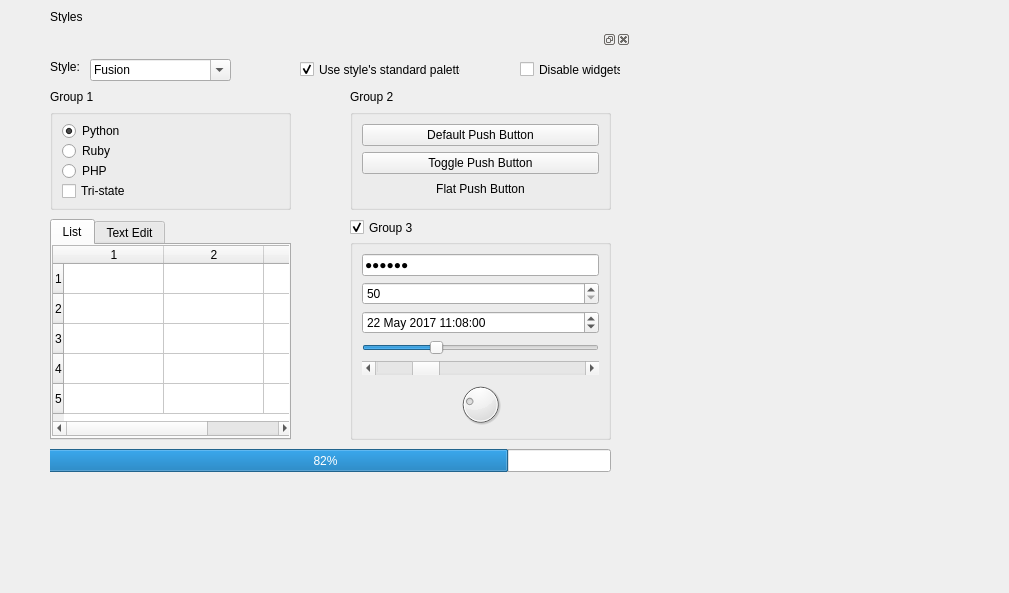
<?xml version="1.0" encoding="UTF-8"?>
<ui version="4.0">
 <class>Form</class>
 <widget class="QWidget" name="Form">
  <property name="geometry">
   <rect>
    <x>0</x>
    <y>0</y>
    <width>1009</width>
    <height>593</height>
   </rect>
  </property>
  <property name="windowTitle">
   <string>Form</string>
  </property>
  <widget class="QDockWidget" name="dockWidget">
   <property name="geometry">
    <rect>
     <x>50</x>
     <y>30</y>
     <width>581</width>
     <height>561</height>
    </rect>
   </property>
   <property name="floating">
    <bool>false</bool>
   </property>
   <widget class="QWidget" name="dockWidgetContents">
    <widget class="QLabel" name="label">
     <property name="geometry">
      <rect>
       <x>0</x>
       <y>10</y>
       <width>51</width>
       <height>16</height>
      </rect>
     </property>
     <property name="text">
      <string>Style:</string>
     </property>
    </widget>
    <widget class="QFontComboBox" name="fontComboBox">
     <property name="geometry">
      <rect>
       <x>40</x>
       <y>10</y>
       <width>141</width>
       <height>22</height>
      </rect>
     </property>
     <property name="currentText">
      <string>Fusion</string>
     </property>
    </widget>
    <widget class="QCheckBox" name="checkBox">
     <property name="geometry">
      <rect>
       <x>250</x>
       <y>10</y>
       <width>161</width>
       <height>21</height>
      </rect>
     </property>
     <property name="text">
      <string>Use style's standard palette</string>
     </property>
     <property name="checked">
      <bool>true</bool>
     </property>
    </widget>
    <widget class="QCheckBox" name="checkBox_2">
     <property name="geometry">
      <rect>
       <x>470</x>
       <y>10</y>
       <width>101</width>
       <height>21</height>
      </rect>
     </property>
     <property name="text">
      <string>Disable widgets</string>
     </property>
    </widget>
    <widget class="QLabel" name="label_2">
     <property name="geometry">
      <rect>
       <x>0</x>
       <y>40</y>
       <width>51</width>
       <height>16</height>
      </rect>
     </property>
     <property name="text">
      <string>Group 1</string>
     </property>
    </widget>
    <widget class="QLabel" name="label_3">
     <property name="geometry">
      <rect>
       <x>300</x>
       <y>40</y>
       <width>51</width>
       <height>16</height>
      </rect>
     </property>
     <property name="text">
      <string>Group 2</string>
     </property>
    </widget>
    <widget class="QGroupBox" name="verticalGroupBox_2">
     <property name="geometry">
      <rect>
       <x>300</x>
       <y>60</y>
       <width>261</width>
       <height>101</height>
      </rect>
     </property>
     <layout class="QVBoxLayout" name="verticalLayout_3">
      <item>
       <widget class="QPushButton" name="pushButton">
        <property name="text">
         <string>Default Push Button</string>
        </property>
       </widget>
      </item>
      <item>
       <widget class="QPushButton" name="pushButton_2">
        <property name="text">
         <string>Toggle Push Button</string>
        </property>
       </widget>
      </item>
      <item>
       <widget class="QLabel" name="label_4">
        <property name="layoutDirection">
         <enum>Qt::LeftToRight</enum>
        </property>
        <property name="text">
         <string>&lt;html&gt;&lt;head/&gt;&lt;body&gt;&lt;p align=&quot;center&quot;&gt;Flat Push Button&lt;/p&gt;&lt;/body&gt;&lt;/html&gt;</string>
        </property>
        <property name="scaledContents">
         <bool>false</bool>
        </property>
        <property name="wordWrap">
         <bool>false</bool>
        </property>
       </widget>
      </item>
     </layout>
    </widget>
    <widget class="QGroupBox" name="verticalGroupBox_3">
     <property name="geometry">
      <rect>
       <x>0</x>
       <y>60</y>
       <width>241</width>
       <height>101</height>
      </rect>
     </property>
     <layout class="QVBoxLayout" name="verticalLayout_4">
      <item>
       <widget class="QRadioButton" name="radioButton_2">
        <property name="text">
         <string>Python</string>
        </property>
        <property name="checked">
         <bool>true</bool>
        </property>
       </widget>
      </item>
      <item>
       <widget class="QRadioButton" name="radioButton_3">
        <property name="text">
         <string>Ruby</string>
        </property>
       </widget>
      </item>
      <item>
       <widget class="QRadioButton" name="radioButton">
        <property name="text">
         <string>PHP</string>
        </property>
       </widget>
      </item>
      <item>
       <widget class="QCheckBox" name="checkBox_3">
        <property name="enabled">
         <bool>true</bool>
        </property>
        <property name="mouseTracking">
         <bool>false</bool>
        </property>
        <property name="tabletTracking">
         <bool>false</bool>
        </property>
        <property name="acceptDrops">
         <bool>false</bool>
        </property>
        <property name="toolTipDuration">
         <number>-1</number>
        </property>
        <property name="autoFillBackground">
         <bool>false</bool>
        </property>
        <property name="text">
         <string>Tri-state</string>
        </property>
        <property name="checked">
         <bool>false</bool>
        </property>
        <property name="autoRepeat">
         <bool>false</bool>
        </property>
        <property name="autoExclusive">
         <bool>false</bool>
        </property>
        <property name="tristate">
         <bool>true</bool>
        </property>
       </widget>
      </item>
     </layout>
    </widget>
    <widget class="QCheckBox" name="checkBox_4">
     <property name="geometry">
      <rect>
       <x>300</x>
       <y>170</y>
       <width>70</width>
       <height>17</height>
      </rect>
     </property>
     <property name="text">
      <string>Group 3</string>
     </property>
     <property name="checked">
      <bool>true</bool>
     </property>
    </widget>
    <widget class="QGroupBox" name="verticalGroupBox_4">
     <property name="geometry">
      <rect>
       <x>300</x>
       <y>190</y>
       <width>261</width>
       <height>201</height>
      </rect>
     </property>
     <layout class="QVBoxLayout" name="verticalLayout_5">
      <item>
       <widget class="QLineEdit" name="lineEdit">
        <property name="inputMask">
         <string>......</string>
        </property>
        <property name="text">
         <string>......</string>
        </property>
        <property name="echoMode">
         <enum>QLineEdit::Password</enum>
        </property>
       </widget>
      </item>
      <item>
       <widget class="QSpinBox" name="spinBox">
        <property name="minimum">
         <number>50</number>
        </property>
       </widget>
      </item>
      <item>
       <widget class="QDateTimeEdit" name="dateTimeEdit">
        <property name="dateTime">
         <datetime>
          <hour>11</hour>
          <minute>8</minute>
          <second>0</second>
          <year>2017</year>
          <month>5</month>
          <day>22</day>
         </datetime>
        </property>
       </widget>
      </item>
      <item>
       <widget class="QSlider" name="horizontalSlider">
        <property name="minimum">
         <number>0</number>
        </property>
        <property name="value">
         <number>30</number>
        </property>
        <property name="orientation">
         <enum>Qt::Horizontal</enum>
        </property>
       </widget>
      </item>
      <item>
       <widget class="QScrollBar" name="horizontalScrollBar">
        <property name="value">
         <number>20</number>
        </property>
        <property name="orientation">
         <enum>Qt::Horizontal</enum>
        </property>
       </widget>
      </item>
      <item>
       <widget class="QDial" name="dial">
        <property name="sizePolicy">
         <sizepolicy hsizetype="Preferred" vsizetype="Preferred">
          <horstretch>0</horstretch>
          <verstretch>0</verstretch>
         </sizepolicy>
        </property>
        <property name="value">
         <number>25</number>
        </property>
        <property name="tracking">
         <bool>true</bool>
        </property>
        <property name="invertedAppearance">
         <bool>false</bool>
        </property>
        <property name="wrapping">
         <bool>false</bool>
        </property>
       </widget>
      </item>
     </layout>
    </widget>
    <widget class="QProgressBar" name="progressBar">
     <property name="geometry">
      <rect>
       <x>-10</x>
       <y>400</y>
       <width>571</width>
       <height>23</height>
      </rect>
     </property>
     <property name="value">
      <number>82</number>
     </property>
    </widget>
    <widget class="QTabWidget" name="tabWidget">
     <property name="geometry">
      <rect>
       <x>0</x>
       <y>170</y>
       <width>241</width>
       <height>221</height>
      </rect>
     </property>
     <property name="currentIndex">
      <number>0</number>
     </property>
     <widget class="QWidget" name="tab">
      <attribute name="title">
       <string>List</string>
      </attribute>
      <widget class="QTableWidget" name="tableWidget">
       <property name="geometry">
        <rect>
         <x>0</x>
         <y>0</y>
         <width>241</width>
         <height>191</height>
        </rect>
       </property>
       <row>
        <property name="text">
         <string>1</string>
        </property>
       </row>
       <row>
        <property name="text">
         <string>2</string>
        </property>
       </row>
       <row>
        <property name="text">
         <string>3</string>
        </property>
       </row>
       <row>
        <property name="text">
         <string>4</string>
        </property>
       </row>
       <row>
        <property name="text">
         <string>5</string>
        </property>
       </row>
       <column>
        <property name="text">
         <string>1</string>
        </property>
       </column>
       <column>
        <property name="text">
         <string>2</string>
        </property>
       </column>
       <column>
        <property name="text">
         <string>3</string>
        </property>
       </column>
      </widget>
     </widget>
     <widget class="QWidget" name="tab_2">
      <attribute name="title">
       <string>Text Edit</string>
      </attribute>
     </widget>
    </widget>
   </widget>
  </widget>
  <widget class="QLabel" name="label_5">
   <property name="geometry">
    <rect>
     <x>50</x>
     <y>10</y>
     <width>47</width>
     <height>13</height>
    </rect>
   </property>
   <property name="text">
    <string>Styles</string>
   </property>
  </widget>
 </widget>
 <resources/>
 <connections/>
</ui>
